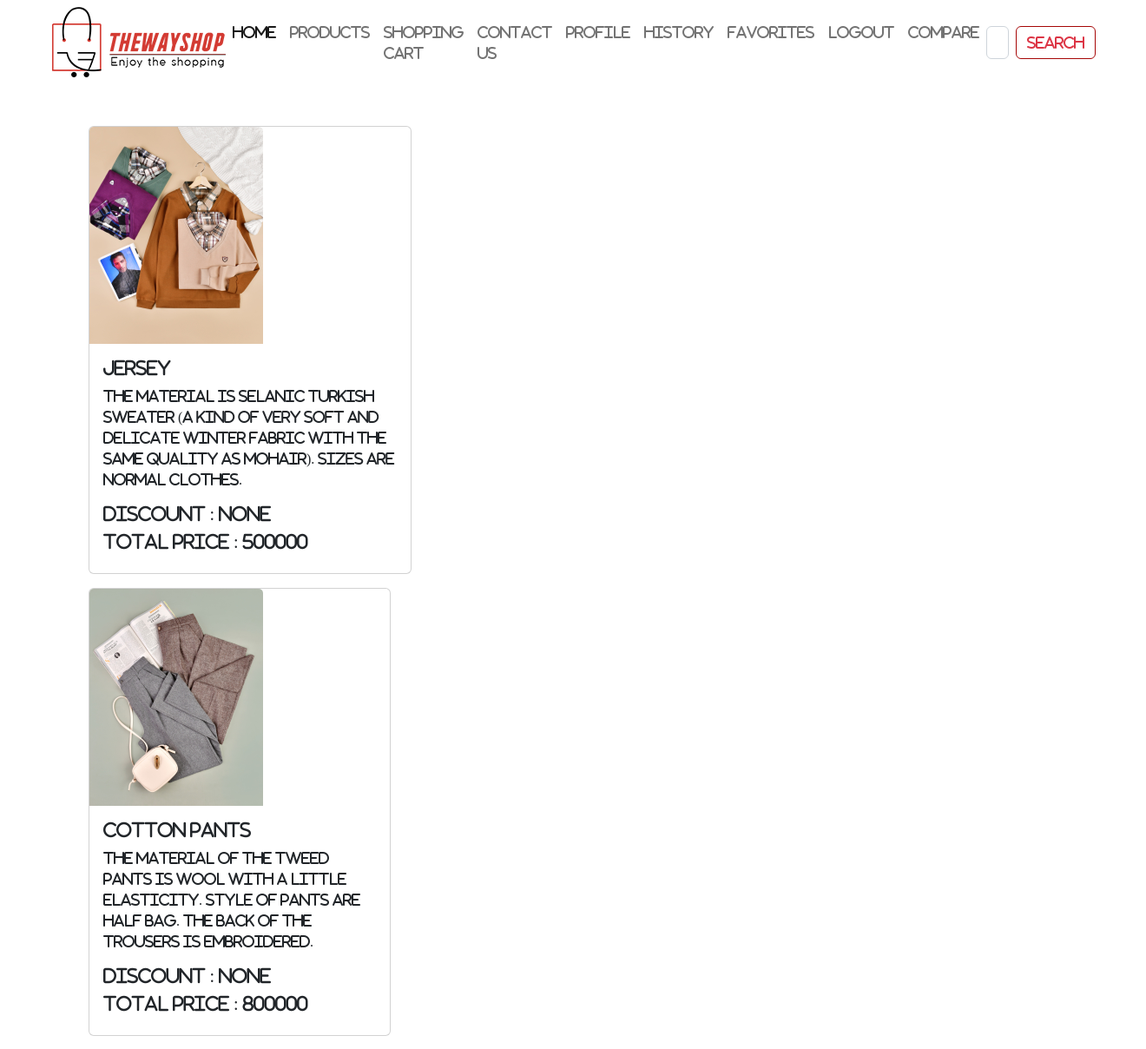
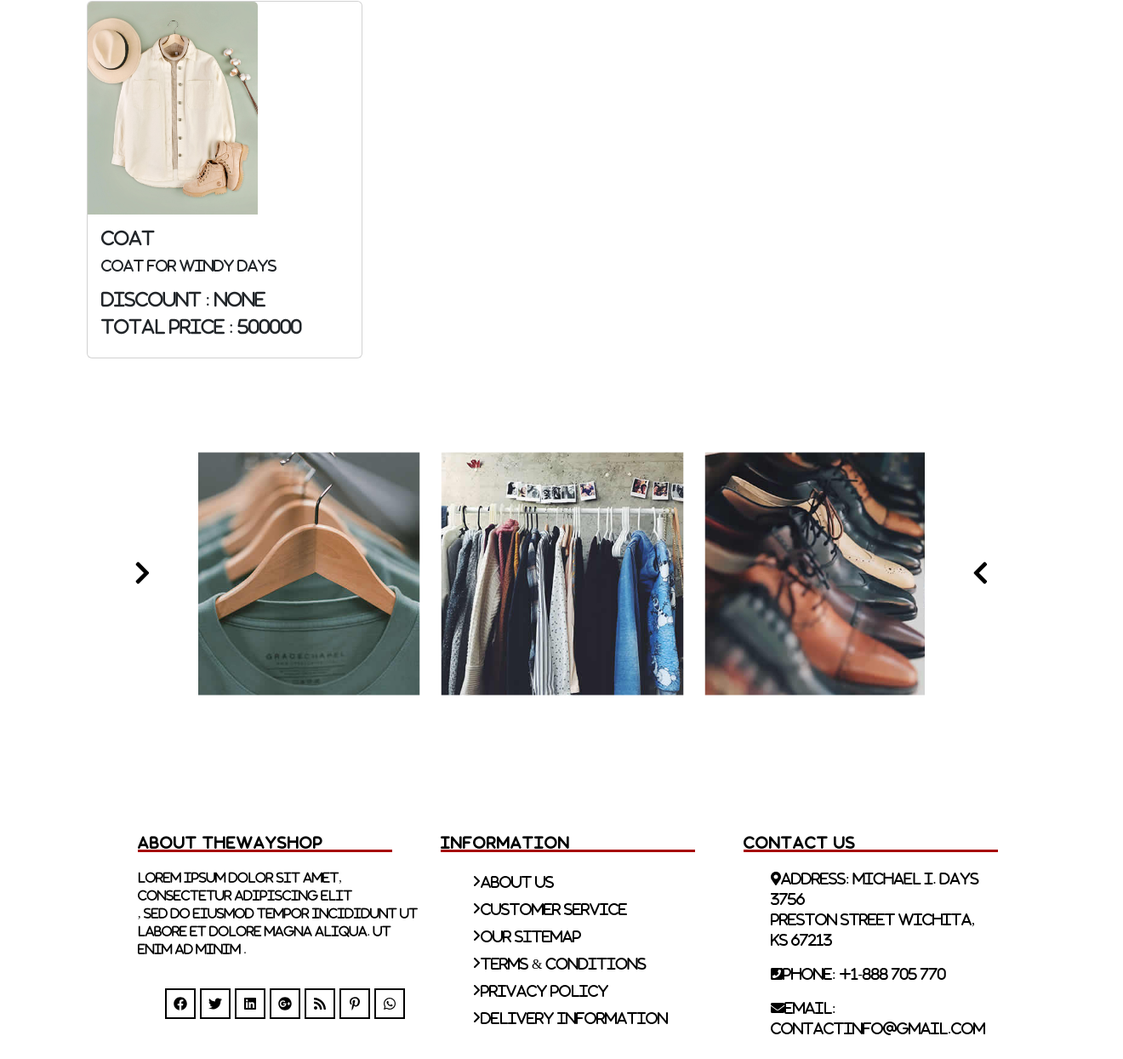
Page /show/ (signed in) on the committed database (2 pictures, top to bottom).
### home/models.py (models this page shows, shortened)
class Compare(models.Model):
    user = models.ForeignKey(User,on_delete=models.CASCADE,null=True,blank=True)
    product = models.ForeignKey(Product,on_delete=models.CASCADE)
    session_key = models.CharField(max_length=300,blank=True,null=True)

class Product(models.Model):
    VARIANT=(
        ('None','none'),
        ('Color','color'),
        ('Size','size'),
        ('both','Both'),
    )
    category = models.ManyToManyField(Category,blank=True)
    name = models.CharField(max_length=50)
    image = models.ImageField(upload_to='product/')
    amount = models.PositiveIntegerField()
    information = models.TextField(blank=True,null=True)
    available = models.BooleanField(default=True)
    unit_price = models.PositiveIntegerField()
    discount = models.PositiveIntegerField(blank=True,null=True)
    total_price = models.PositiveIntegerField(blank=True,null=True)
    create = models.DateTimeField(auto_now_add=True)
    update = models.DateTimeField(auto_now=True)
    status = models.CharField(choices=VARIANT,blank=True,null=True,max_length=10)
    tags = TaggableManager(blank=True)
    like = models.ManyToManyField(User,blank=True,related_name='product_like')
    total_like = models.PositiveIntegerField(default=0)
    dislike = models.ManyToManyField(User,blank=True,related_name='product_dislike')
    total_dislike = models.PositiveIntegerField(default=0)
    favorite = models.ManyToManyField(User,blank=True,related_name='fa_user')
    brand = models.ForeignKey('brand',on_delete=models.CASCADE,null=True,blank=True)
    view = models.ManyToManyField(User,blank=True,related_name='product_view')
    num_view = models.PositiveIntegerField(default=0)
    @property
    def total_price(self):
        if not self.discount:
            return self.unit_price
        elif self.discount:
            total = (self.discount * self.unit_price)/100
            return int(self.unit_price - total)
        return self.total_price
    def total_like(self):
        return self.like.count()
    def total_dislike(self):
        return self.dislike.count()

### home/views.py (the view)
# urls.py: path('show/',views.show,name='show'),
def show(request):
    if request.user.is_authenticated:
        data = Compare.objects.filter(user_id=request.user.id)
        return render(request,'home/compare.html',{'data':data})
    else:
        data = Compare.objects.filter(session_key__exact=request.session.session_key,user_id=None)
        return render(request, 'home/compare.html', {'data': data})

### home/templates/home/compare.html (shortened to what this page needs)
{% extends '_base.html' %}
{% block body %}
    <div class="container">
        <div class="row">
            <div class="compare mt-5">
                <div class="col-4">
                    {% for i in data %}
                        <div class="row ">
                            <div class="mb-3">
                                <div class="card" style="display: flex;justify-content: space-around;">
                                    <img src="{{ i.product.image.url }}" class="card-img-top" alt="{{ i.product.name }}" title="{{ i.product.name }}" style="width:200px">
                                <div class="card-body">
                                <h5 class="card-title">{{ i.product.name }}</h5>
                                <p class="card-text">{{ i.product.information }}</p>
                                <h5>discount : {{ i.product.discount }}</h5>
                                <h5>total price : {{ i.product.total_price }}</h5>
                                </div>
                            </div>
                        </div>
                    {% endfor %}
                </div>
            </div>
        </div>
    </div>
{% endblock %}

### templates/_base.html (shortened to what this page needs)
<!DOCTYPE html>
{% load static %}
<html lang="en">
<head>
    <link rel="stylesheet" href="https://cdnjs.cloudflare.com/ajax/libs/font-awesome/4.7.0/css/font-awesome.min.css">
    <link href="https://cdn.jsdelivr.net/npm/bootstrap@5.2.3/dist/css/bootstrap.min.css" rel="stylesheet">
    <link rel="stylesheet" href="https://cdnjs.cloudflare.com/ajax/libs/font-awesome/6.2.1/css/brands.min.css">
  </head>
</head>
<body>
{% include 'navbar.html' %}
{% block body %}
{% endblock %}
{% include 'footer.html'%}
</body>
</html>

### templates/navbar.html (shortened to what this page needs)
{% load static %}
<nav class="navbar navbar-expand-lg bg-white">
    <div class="container-fluid">
        <img src="{% static 'images/logo/logo.png' %}" class="ms-5">
        <div class="collapse navbar-collapse" id="navbarSupportedContent">
            <ul class="navbar-nav me-auto  mb-2 mb-lg-0 ms-auto ">
                <li class="nav-item">
                    <a class="nav-link active" aria-current="page" href="{% url 'home:home' %}">Home</a>
                </li>
                <li class="nav-item">
                    <a class="nav-link" href="{% url 'home:products' %}">Products</a>
                </li>
                <li class="nav-item">
                    <a class="nav-link" href="{% url 'cart:cart_details' %}">Shopping Cart</a>
                </li>
                <li class="nav-item">
                    <a class="nav-link" href="{% url 'home:contact' %}">Contact Us</a>
                </li>
                {% if user.is_authenticated %}
                    <li class="nav-item">
                        <a class="nav-link" href="{% url 'accounts:profile' %}">Profile</a>
                    </li>
                    <li class="nav-item">
                        <a class="nav-link" href="{% url 'accounts:history' %}">History</a>
                    </li>
                    <li class="nav-item">
                        <a class="nav-link" href="{% url 'accounts:favorite' %}">Favorites</a>
                    </li>
                    <li class="nav-item">
                        <a class="nav-link" href="{% url 'accounts:logout' %}">Logout</a>
                    </li>
                    <li class="nav-item">
                        <a class="nav-link" href="{% url 'home:show' %}">Compare</a>
                    </li>
                {% endif %}
            </ul>
            <form class="d-flex me-5" role="search" method="post" action="{% url 'home:search' %}">
                <input class="form-control me-2" type="search" placeholder="Search" aria-label="Search" name="search">
                <button class="btn btn-outline-danger" type="submit" style="border-color: #A60606;">Search</button>
            </form>
        </div>
    </div>
</nav>

### templates/footer.html (shortened to what this page needs)
{% load static %}
<link rel="stylesheet" href="{% static 'footerstyle.css' %}">
<main>
    <div class="slide-container">
        <div id="right-slide" class="arrow">
            <i class="fas fa-chevron-right"></i>
        </div>
        <section class="s-content" id="slider">
            <div class="thumbnail">
                <img src="{% static 'images/footer/instagram-img-01.jpg' %}" alt="">
            </div>
            <div class="thumbnail">
                <img src="{% static 'images/footer/instagram-img-02.jpg' %}" alt="">
            </div>
            <div class="thumbnail">
                <img src="{% static 'images/footer/instagram-img-03.jpg' %}" alt="">
            </div>
        </section>
        <div id="left-slide" class="arrow">
            <i class="fas fa-chevron-left"></i>
        </div>
    </div>
</main>
<footer class="ms-5">
        <div class="footer-main">
            <div class="container">
                <div class="row">
                    <div class="col-lg-4 col-md-12 col-sm-12">
                        <div class="footer-widget">
                            <h4>About ThewayShop</h4>
                            <p>Lorem ipsum dolor sit amet, consectetur adipiscing elit<br>, sed do eiusmod tempor incididunt ut labore et dolore magna aliqua. Ut enim ad minim .
                                </p>
                            <ul>
                                <li><a href="#"><i class="fab fa-facebook" aria-hidden="true"></i></a></li>
                                <li><a href="#"><i class="fab fa-twitter" aria-hidden="true"></i></a></li>
                                <li><a href="#"><i class="fab fa-linkedin" aria-hidden="true"></i></a></li>
                                <li><a href="#"><i class="fab fa-google-plus" aria-hidden="true"></i></a></li>
                                <li><a href="#"><i class="fa fa-rss" aria-hidden="true"></i></a></li>
                                <li><a href="#"><i class="fab fa-pinterest-p" aria-hidden="true"></i></a></li>
                                <li><a href="#"><i class="fab fa-whatsapp" aria-hidden="true"></i></a></li>
                            </ul>
                        </div>
                    </div>
                    <div class="col-lg-4 col-md-12 col-sm-12">
                        <div class="footer-link">
                            <h4>Information</h4>
                            <ul>
                                <li><a href="#">About Us</a></li>
                                <li><a href="#">Customer Service</a></li>
                                <li><a href="#">Our Sitemap</a></li>
                                <li><a href="#">Terms &amp; Conditions</a></li>
                                <li><a href="#">Privacy Policy</a></li>
                                <li><a href="#">Delivery Information</a></li>
                            </ul>
                        </div>
                    </div>
                    <div class="col-lg-4 col-md-12 col-sm-12">
                        <div class="footer-link-contact ">
                            <h4>Contact Us</h4>
                            <ul>
                                <li>
                                    <p><i class="fas fa-map-marker-alt"></i>Address: Michael I. Days 3756 <br>Preston Street Wichita,<br> KS 67213 </p>
                                </li>
                                <li>
                                    <p><i class="fas fa-phone-square"></i>Phone: <a href="tel:+1-888705770">+1-888 705 770</a></p>
                                </li>
                                <li>
                                    <p><i class="fas fa-envelope"></i>Email: <a href="mailto:contactinfo@gmail.com">contactinfo@gmail.com</a></p>
                                </li>
                            </ul>
                        </div>
                    </div>
                </div>
            </div>
        </div>
    </footer>

### static/footerstyle.css (style rules this page uses)
* { padding: 0; margin: 0; font-family: FontAwesome; }
a { text-decoration: none; }
.s-content { width: 85%; margin: 0 auto; padding: 0 20px; }
main { padding: 2rem 0; }
.slide-container { max-width: 90%; margin: 0 auto; display: flex; align-items: center; justify-content: center; }
section { width: 100%; margin: 0 auto; display: flex; align-items: center; justify-content: flex-start; flex-wrap: nowrap; overflow-x: auto; direction: ltr; }
section .thumbnail img { width: 300px; height: 400px; object-fit: contain; }
section .thumbnail { flex: 0 0 auto; margin: 5px; cursor: pointer; object-fit: cover; overflow: hidden; transform: scale(.95); -webkit-transform: scale(.95); -moz-transform: scale(.95); -ms-transform: scale(.95); -o-transform: scale(.95); transition: all .3s ease-in-out; -webkit-transition: all .3s ease-in-out; -moz-transition: all .3s ease-in-out; -ms-transition: all .3s ease-in-out; -o-transition: all .3s ease-in-out; }
.arrow svg { color: #000; width: 60px; height: 60px; font-size: 30px; cursor: pointer; }
.footer-main { padding: 70px 0px; }
.footer-widget h4 { color: #000; font-size: 16px; text-transform: uppercase; letter-spacing: 2px; margin-bottom: 20px; position: relative; font-weight: 700; }
.footer-widget h4::before { border-bottom: 3px solid #A60606; content: ""; height: 3px; width: 90%; position: absolute; bottom: -1px; left: 0px; }
.footer-widget p { color: #000; font-weight: 400; font-size: 14px; padding-bottom: 20px; text-align: left; }
.footer-widget ul { display: inline-block; }
.footer-widget ul li { float: left; margin-right: 5px; list-style: none; }
.footer-widget ul li a { color: #000; display: inline-block; width: 36px; height: 36px; border: 2px solid #000; text-align: center; line-height: 32px; transition: all 0.5s ease-in-out; }
.footer-link h4 { color: #000; font-size: 16px; text-transform: uppercase; letter-spacing: 2px; margin-bottom: 20px; position: relative; font-weight: 700; }
.footer-link h4::before { border-bottom: 3px solid #A60606; content: ""; height: 3px; width: 90%; position: absolute; bottom: -1px; left: 0px; }
.footer-link ul li { margin-right: 5px; list-style: none; }
.footer-link ul li a { color: #000; text-align: left; display: block; line-height: 32px; position: relative; padding-left: 15px; transition: all .3s ease-in-out; -webkit-transition: all .3s ease-in-out; -moz-transition: all .3s ease-in-out; -o-transition: all .3s ease-in-out; -ms-transition: all .3s ease-in-out; }
.footer-link ul li a::before { font-family: FontAwesome; content: "\f105"; position: absolute; left: 5px; line-height: 30px; font-size: 16px; transition: all .3s ease-in-out; -webkit-transition: all .3s ease-in-out; -moz-transition: all .3s ease-in-out; -o-transition: all .3s ease-in-out; -ms-transition: all .3s ease-in-out; }
.footer-link-contact h4 { color: #000; font-size: 16px; text-transform: uppercase; letter-spacing: 2px; margin-bottom: 20px; position: relative; font-weight: 700; }
.footer-link-contact h4::before { border-bottom: 3px solid #A60606; content: ""; height: 3px; width: 90%; position: absolute; bottom: -1px; left: 0px; }
.footer-link-contact ul li { margin-bottom: 12px; list-style: none; }
.footer-link-contact ul li p { color: #000; position: relative; }
.footer-link-contact ul li p { font-size: 16px; color: #000000; font-weight: 300; padding-right: 16px; line-height: 24px; }
.footer-link-contact ul li p a { color: #000000; }

### rows in the picture
Compare: product.image (picture), product.name "Jersey", product.information "The material is Selanic Turkish sweater (a kind of very soft and delicate winter fabric with the same quality as mohair). Sizes are normal clothes.", product.discount "None", product.total_price "500000"
Compare: product.image (picture), product.name "Cotton pants", product.information "The material of the tweed pants is wool with a little elasticity. style of pants are half bag. The back of the trousers is embroidered.", product.discount "None", product.total_price "800000"
Compare: product.image (picture), product.name "Coat", product.information "coat for windy days", product.discount "None", product.total_price "500000"
